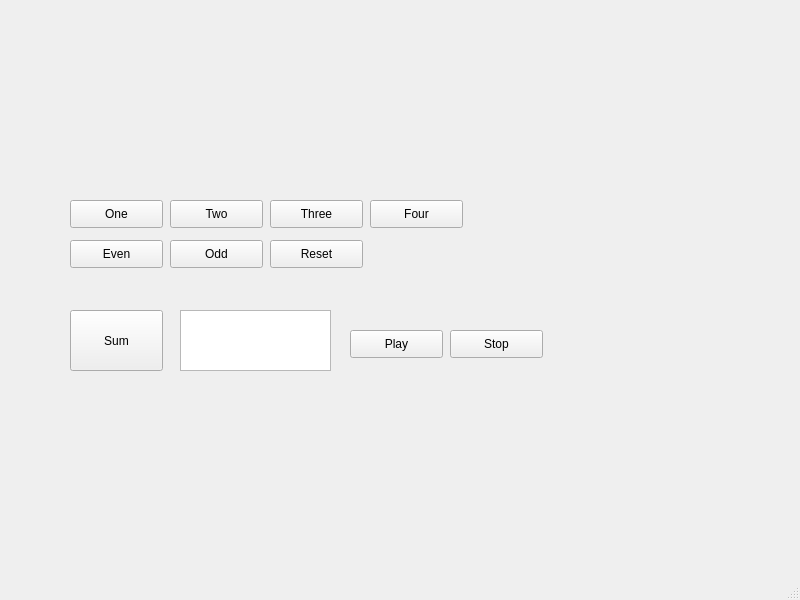
<?xml version="1.0" encoding="UTF-8"?>
<ui version="4.0">
 <class>Cards</class>
 <widget class="QMainWindow" name="Cards">
  <property name="geometry">
   <rect>
    <x>0</x>
    <y>0</y>
    <width>800</width>
    <height>600</height>
   </rect>
  </property>
  <property name="windowTitle">
   <string>Cards</string>
  </property>
  <widget class="QWidget" name="centralwidget">
   <widget class="QLabel" name="Card2">
    <property name="geometry">
     <rect>
      <x>170</x>
      <y>50</y>
      <width>81</width>
      <height>111</height>
     </rect>
    </property>
    <property name="text">
     <string/>
    </property>
    <property name="pixmap">
     <pixmap resource="Images.qrc">:/new/prefix1/Unflipped.jpeg</pixmap>
    </property>
   </widget>
   <widget class="QLabel" name="Card3">
    <property name="geometry">
     <rect>
      <x>260</x>
      <y>50</y>
      <width>81</width>
      <height>111</height>
     </rect>
    </property>
    <property name="text">
     <string/>
    </property>
    <property name="pixmap">
     <pixmap resource="Images.qrc">:/new/prefix1/Unflipped.jpeg</pixmap>
    </property>
   </widget>
   <widget class="QLabel" name="Card4">
    <property name="geometry">
     <rect>
      <x>350</x>
      <y>50</y>
      <width>81</width>
      <height>111</height>
     </rect>
    </property>
    <property name="text">
     <string/>
    </property>
    <property name="pixmap">
     <pixmap resource="Images.qrc">:/new/prefix1/Unflipped.jpeg</pixmap>
    </property>
   </widget>
   <widget class="QPushButton" name="pushButton">
    <property name="geometry">
     <rect>
      <x>70</x>
      <y>200</y>
      <width>93</width>
      <height>28</height>
     </rect>
    </property>
    <property name="text">
     <string>One</string>
    </property>
   </widget>
   <widget class="QPushButton" name="pushButton_2">
    <property name="geometry">
     <rect>
      <x>170</x>
      <y>200</y>
      <width>93</width>
      <height>28</height>
     </rect>
    </property>
    <property name="text">
     <string>Two</string>
    </property>
   </widget>
   <widget class="QPushButton" name="pushButton_3">
    <property name="geometry">
     <rect>
      <x>270</x>
      <y>200</y>
      <width>93</width>
      <height>28</height>
     </rect>
    </property>
    <property name="text">
     <string>Three</string>
    </property>
   </widget>
   <widget class="QPushButton" name="pushButton_4">
    <property name="geometry">
     <rect>
      <x>370</x>
      <y>200</y>
      <width>93</width>
      <height>28</height>
     </rect>
    </property>
    <property name="text">
     <string>Four</string>
    </property>
   </widget>
   <widget class="QPushButton" name="pushButton_5">
    <property name="geometry">
     <rect>
      <x>70</x>
      <y>240</y>
      <width>93</width>
      <height>28</height>
     </rect>
    </property>
    <property name="text">
     <string>Even</string>
    </property>
   </widget>
   <widget class="QPushButton" name="pushButton_6">
    <property name="geometry">
     <rect>
      <x>170</x>
      <y>240</y>
      <width>93</width>
      <height>28</height>
     </rect>
    </property>
    <property name="text">
     <string>Odd</string>
    </property>
   </widget>
   <widget class="QPushButton" name="pushButton_7">
    <property name="geometry">
     <rect>
      <x>270</x>
      <y>240</y>
      <width>93</width>
      <height>28</height>
     </rect>
    </property>
    <property name="text">
     <string>Reset</string>
    </property>
   </widget>
   <widget class="QPushButton" name="pushButton_8">
    <property name="geometry">
     <rect>
      <x>70</x>
      <y>310</y>
      <width>93</width>
      <height>61</height>
     </rect>
    </property>
    <property name="text">
     <string>Sum</string>
    </property>
   </widget>
   <widget class="QTextEdit" name="textEdit">
    <property name="geometry">
     <rect>
      <x>180</x>
      <y>310</y>
      <width>151</width>
      <height>61</height>
     </rect>
    </property>
    <property name="readOnly">
     <bool>true</bool>
    </property>
   </widget>
   <widget class="QPushButton" name="pushButton_9">
    <property name="geometry">
     <rect>
      <x>350</x>
      <y>330</y>
      <width>93</width>
      <height>28</height>
     </rect>
    </property>
    <property name="text">
     <string>Play</string>
    </property>
   </widget>
   <widget class="QPushButton" name="pushButton_10">
    <property name="geometry">
     <rect>
      <x>450</x>
      <y>330</y>
      <width>93</width>
      <height>28</height>
     </rect>
    </property>
    <property name="text">
     <string>Stop</string>
    </property>
   </widget>
   <widget class="QLabel" name="Card1">
    <property name="geometry">
     <rect>
      <x>70</x>
      <y>50</y>
      <width>81</width>
      <height>111</height>
     </rect>
    </property>
    <property name="text">
     <string/>
    </property>
    <property name="pixmap">
     <pixmap resource="Images.qrc">:/new/prefix1/Unflipped.jpeg</pixmap>
    </property>
   </widget>
  </widget>
  <widget class="QMenuBar" name="menubar">
   <property name="geometry">
    <rect>
     <x>0</x>
     <y>0</y>
     <width>800</width>
     <height>26</height>
    </rect>
   </property>
  </widget>
  <widget class="QStatusBar" name="statusbar"/>
 </widget>
 <resources>
  <include location="Images.qrc"/>
 </resources>
 <connections/>
</ui>
